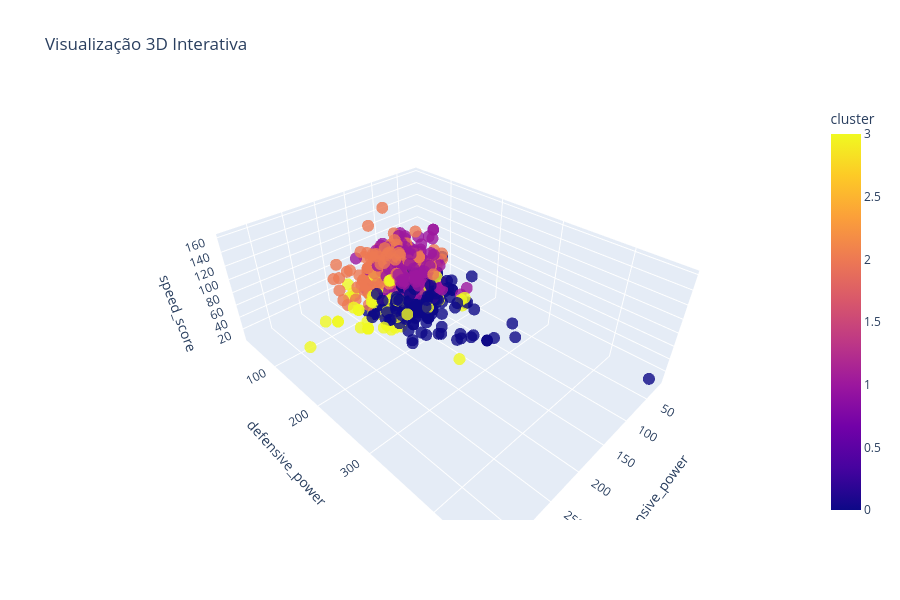

Notebook code cell kept with this figure:
### Code cell
plot_distribution(df_kmeans_1, "name", "offensive_power", "defensive_power", "speed_score", color="cluster")

### Figure 1 — Plotly figure (JSON) as saved in the notebook; plotly's stock layout.template omitted (floating-point values rounded to 4 significant figures; data arrays with more than 128 entries replaced by an {"elided": "..."} marker saying what was removed)
{"data": [{"hovertemplate": "<b>%{hovertext}</b><br><br>offensive_power=%{x}<br>defensive_power=%{y}<br>speed_score=%{z}<br>cluster=%{marker.color}<extra></extra>", "hovertext": {"elided": "721 str values"}, "legendgroup": "", "marker": {"color": {"elided": "721 int values"}, "coloraxis": "coloraxis", "opacity": 0.8, "size": 7, "symbol": "circle"}, "mode": "markers", "name": "", "scene": "scene", "showlegend": false, "type": "scatter3d", "x": {"elided": "721 int values"}, "y": {"elided": "721 int values"}, "z": {"elided": "721 int values"}}], "layout": {"coloraxis": {"colorbar": {"title": {"text": "cluster"}}, "colorscale": [[0, "#0d0887"], [0.1111, "#46039f"], [0.2222, "#7201a8"], [0.3333, "#9c179e"], [0.4444, "#bd3786"], [0.5556, "#d8576b"], [0.6667, "#ed7953"], [0.7778, "#fb9f3a"], [0.8889, "#fdca26"], [1, "#f0f921"]]}, "height": 600, "legend": {"title": {"text": "cluster"}, "tracegroupgap": 0}, "scene": {"domain": {"x": [0, 1], "y": [0, 1]}, "xaxis": {"title": {"text": "offensive_power"}}, "yaxis": {"title": {"text": "defensive_power"}}, "zaxis": {"title": {"text": "speed_score"}}}, "title": {"text": "Visualização 3D Interativa"}, "width": 900}}
